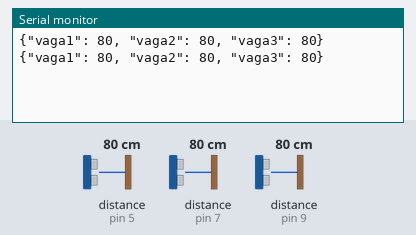
Simulated run of this sketch. Board: Arduino Uno, built with avr-gcc and run on an emulated ATmega328P. Parts: the last lines printed to the serial monitor. The test bench sets the inputs (shaded band); at power-on: distance to the obstacle (sensors on pin 5, pin 7, pin 9) 80 cm.

Above: at 1.8 s.
1.9 s: distance to the obstacle (sensor on pin 5) set to 2 cm
At 3.0 s:
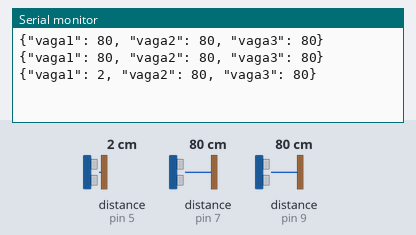
3.4 s: distance to the obstacle (sensor on pin 7) set to 250 cm
At 3.4 s:
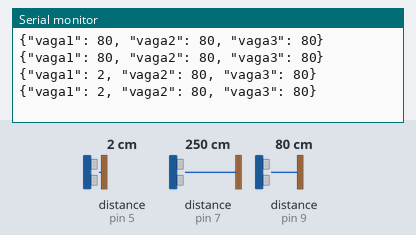
7.6 s: distance to the obstacle (sensor on pin 9) set to 2 cm
At 8.1 s:
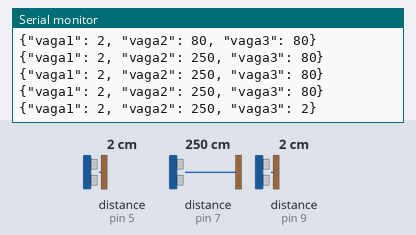
9.1 s: distance to the obstacle (sensor on pin 5) set to 4 cm
At 10.4 s:
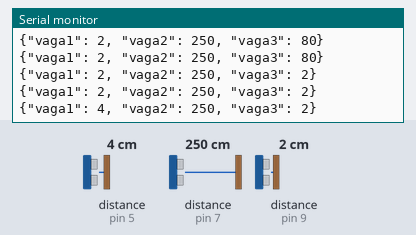
10.6 s: distance to the obstacle (sensor on pin 7) set to 2 cm
At 11.2 s:
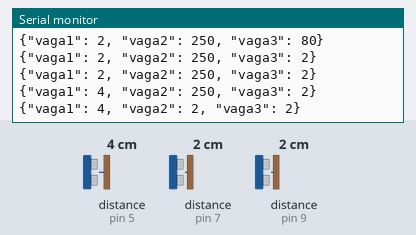
12.1 s: distance to the obstacle (sensor on pin 9) set to 4 cm
At 13.8 s:
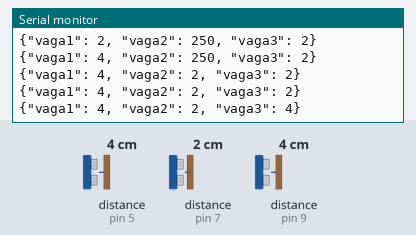
Timing chart, 0 to 14.6 s (numbered marks = the images above; inputs shaded):
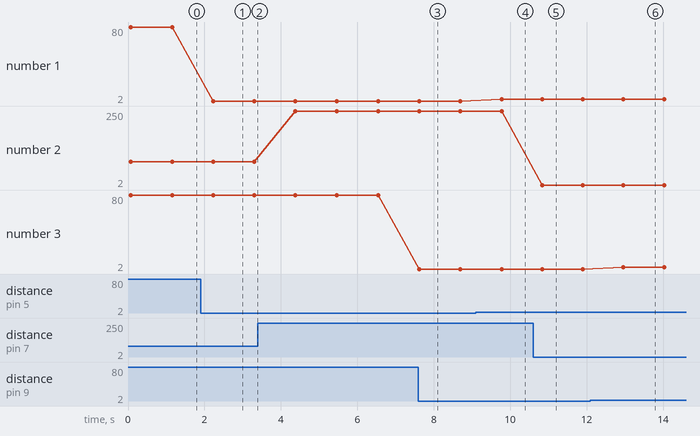

The sketch:

ultrasonicoIOT.ino
```cpp
#include <Ultrasonic.h>

Ultrasonic ultrasonic(4, 5);
Ultrasonic ultrasonic2(6, 7);
Ultrasonic ultrasonic3(8, 9);
int distance;
int distance2;
int distance3;

void setup() {
  Serial.begin(9600);
}

void loop() {
  distance = ultrasonic.read();
  delay(30);
  distance2 = ultrasonic2.read();
  delay(30);
  distance3 = ultrasonic3.read();

  Serial.println("{\"vaga1\": " + (String) distance + ", \"vaga2\": " + (String) distance2 + ", \"vaga3\": " + (String) distance3 + "}");

  delay(1000);
}
```

Measured:
- after the input at 1.9 s, the serial monitor: prints a new line after 0.32 s (image 1)
- after the input at 7.6 s, the serial monitor: prints a new line at once (image 3)
- after the input at 9.1 s, the serial monitor: prints a new line after 0.67 s (image 4)
- after the input at 10.6 s, the serial monitor: prints a new line after 0.24 s (image 5)
- after the input at 12.1 s, the serial monitor: prints a new line after 0.86 s (image 6)
- plotted number 1: 2 → 4 after the input at 9.1 s
- plotted number 2: 80 → 250 after the input at 3.4 s
